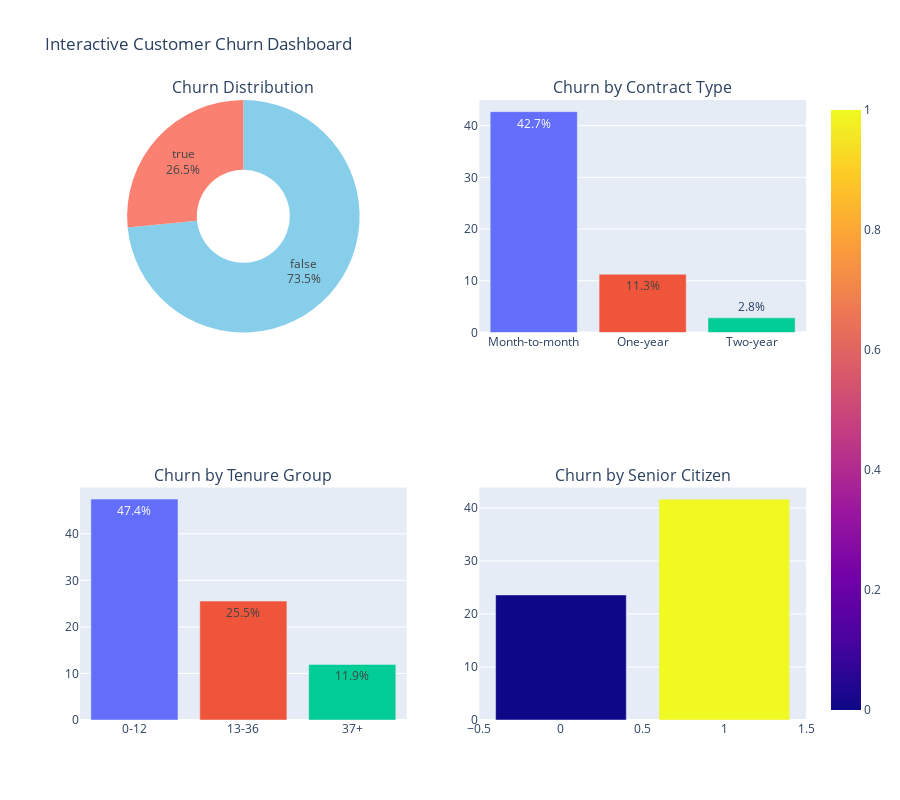

Notebook source saved alongside this figure:
### Code cell
import plotly.express as px
import plotly.graph_objects as go

# --- 1️⃣ Interactive Pie Chart: Churn Distribution ---
fig1 = px.pie(
    df,
    names='churn',
    title='Churn Distribution',
    hole=0.4,
    color='churn',
    color_discrete_map={True: 'salmon', False: 'skyblue'}
)
fig1.update_traces(textinfo='percent+label')

# --- 2️⃣ Churn by Contract Type ---
ct_contract = df.groupby('contract')['churn'].mean().reset_index()
ct_contract['churn'] *= 100
fig2 = px.bar(
    ct_contract,
    x='contract',
    y='churn',
    title='Churn Rate by Contract Type',
    color='contract',
    text=ct_contract['churn'].round(1).astype(str) + '%'
)
fig2.update_layout(yaxis_title='Churn Rate (%)')

# --- 3️⃣ Churn by Tenure Group ---
ct_tenure = df.groupby('tenure_group')['churn'].mean().reset_index()
ct_tenure['churn'] *= 100
fig3 = px.bar(
    ct_tenure,
    x='tenure_group',
    y='churn',
    title='Churn by Tenure Group',
    color='tenure_group',
    text=ct_tenure['churn'].round(1).astype(str) + '%'
)
fig3.update_layout(yaxis_title='Churn Rate (%)')

# --- 4️⃣ Combine Interactive Charts ---
from plotly.subplots import make_subplots

dashboard = make_subplots(
    rows=2, cols=2,
    subplot_titles=("Churn Distribution", "Churn by Contract Type", "Churn by Tenure Group", "Churn by Senior Citizen"),
    specs=[[{"type":"domain"}, {"type":"xy"}],
           [{"type":"xy"}, {"type":"xy"}]]
)

# Pie Chart
dashboard.add_trace(fig1.data[0], row=1, col=1)

# Bar Charts
for trace in fig2.data:
    dashboard.add_trace(trace, row=1, col=2)
for trace in fig3.data:
    dashboard.add_trace(trace, row=2, col=1)

# Senior Citizen Churn
ct_senior = df.groupby('senior_citizen')['churn'].mean().reset_index()
ct_senior['churn'] *= 100
fig4 = px.bar(ct_senior, x='senior_citizen', y='churn', color='senior_citizen')
for trace in fig4.data:
    dashboard.add_trace(trace, row=2, col=2)

dashboard.update_layout(
    title_text="Interactive Customer Churn Dashboard",
    height=800,
    showlegend=False
)

dashboard.show()

### Figure 1 — Plotly figure (JSON) as saved in the notebook; plotly's stock layout.template omitted (floating-point values rounded to 4 significant figures; data arrays with more than 128 entries replaced by an {"elided": "..."} marker saying what was removed)
{"data": [{"customdata": {"elided": "7043x1 bool values"}, "domain": {"x": [0, 0.45], "y": [0.625, 1]}, "hole": 0.4, "hovertemplate": "churn=%{customdata[0]}<extra></extra>", "labels": {"elided": "7043 bool values"}, "legendgroup": "", "marker": {"colors": {"elided": "7043 str values"}}, "name": "", "showlegend": true, "textinfo": "percent+label", "type": "pie"}, {"hovertemplate": "contract=%{x}<br>churn=%{y}<br>text=%{text}<extra></extra>", "legendgroup": "Month-to-month", "marker": {"color": "#636efa", "pattern": {"shape": ""}}, "name": "Month-to-month", "orientation": "v", "showlegend": true, "text": ["42.7%"], "textposition": "auto", "type": "bar", "x": ["Month-to-month"], "xaxis": "x", "y": [42.71], "yaxis": "y"}, {"hovertemplate": "contract=%{x}<br>churn=%{y}<br>text=%{text}<extra></extra>", "legendgroup": "One-year", "marker": {"color": "#EF553B", "pattern": {"shape": ""}}, "name": "One-year", "orientation": "v", "showlegend": true, "text": ["11.3%"], "textposition": "auto", "type": "bar", "x": ["One-year"], "xaxis": "x", "y": [11.27], "yaxis": "y"}, {"hovertemplate": "contract=%{x}<br>churn=%{y}<br>text=%{text}<extra></extra>", "legendgroup": "Two-year", "marker": {"color": "#00cc96", "pattern": {"shape": ""}}, "name": "Two-year", "orientation": "v", "showlegend": true, "text": ["2.8%"], "textposition": "auto", "type": "bar", "x": ["Two-year"], "xaxis": "x", "y": [2.832], "yaxis": "y"}, {"hovertemplate": "tenure_group=%{x}<br>churn=%{y}<br>text=%{text}<extra></extra>", "legendgroup": "0-12", "marker": {"color": "#636efa", "pattern": {"shape": ""}}, "name": "0-12", "orientation": "v", "showlegend": true, "text": ["47.4%"], "textposition": "auto", "type": "bar", "x": ["0-12"], "xaxis": "x2", "y": [47.44], "yaxis": "y2"}, {"hovertemplate": "tenure_group=%{x}<br>churn=%{y}<br>text=%{text}<extra></extra>", "legendgroup": "13-36", "marker": {"color": "#EF553B", "pattern": {"shape": ""}}, "name": "13-36", "orientation": "v", "showlegend": true, "text": ["25.5%"], "textposition": "auto", "type": "bar", "x": ["13-36"], "xaxis": "x2", "y": [25.54], "yaxis": "y2"}, {"hovertemplate": "tenure_group=%{x}<br>churn=%{y}<br>text=%{text}<extra></extra>", "legendgroup": "37+", "marker": {"color": "#00cc96", "pattern": {"shape": ""}}, "name": "37+", "orientation": "v", "showlegend": true, "text": ["11.9%"], "textposition": "auto", "type": "bar", "x": ["37+"], "xaxis": "x2", "y": [11.93], "yaxis": "y2"}, {"hovertemplate": "senior_citizen=%{marker.color}<br>churn=%{y}<extra></extra>", "legendgroup": "", "marker": {"color": [0, 1], "coloraxis": "coloraxis", "pattern": {"shape": ""}}, "name": "", "orientation": "v", "showlegend": false, "textposition": "auto", "type": "bar", "x": [0, 1], "xaxis": "x3", "y": [23.61, 41.68], "yaxis": "y3"}], "layout": {"annotations": [{"font": {"size": 16}, "showarrow": false, "text": "Churn Distribution", "x": 0.225, "xanchor": "center", "xref": "paper", "y": 1, "yanchor": "bottom", "yref": "paper"}, {"font": {"size": 16}, "showarrow": false, "text": "Churn by Contract Type", "x": 0.775, "xanchor": "center", "xref": "paper", "y": 1, "yanchor": "bottom", "yref": "paper"}, {"font": {"size": 16}, "showarrow": false, "text": "Churn by Tenure Group", "x": 0.225, "xanchor": "center", "xref": "paper", "y": 0.375, "yanchor": "bottom", "yref": "paper"}, {"font": {"size": 16}, "showarrow": false, "text": "Churn by Senior Citizen", "x": 0.775, "xanchor": "center", "xref": "paper", "y": 0.375, "yanchor": "bottom", "yref": "paper"}], "height": 800, "showlegend": false, "title": {"text": "Interactive Customer Churn Dashboard"}, "xaxis": {"anchor": "y", "domain": [0.55, 1]}, "xaxis2": {"anchor": "y2", "domain": [0, 0.45]}, "xaxis3": {"anchor": "y3", "domain": [0.55, 1]}, "yaxis": {"anchor": "x", "domain": [0.625, 1]}, "yaxis2": {"anchor": "x2", "domain": [0, 0.375]}, "yaxis3": {"anchor": "x3", "domain": [0, 0.375]}}}
